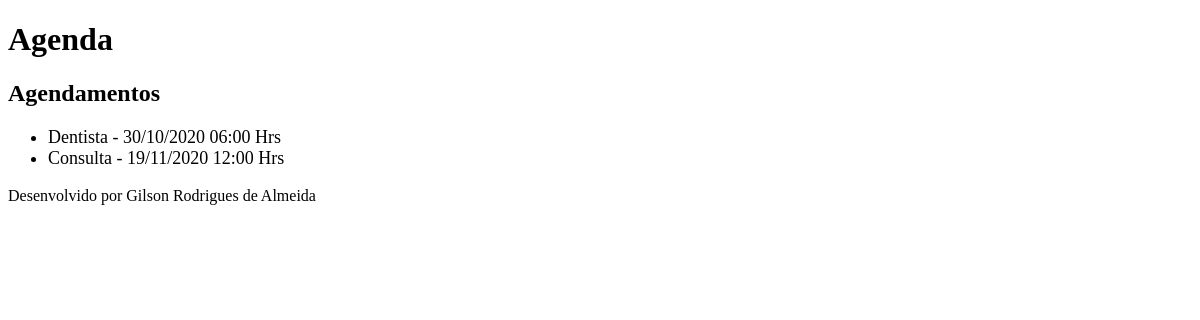
/agenda/, run on an earlier commit of the app's database.
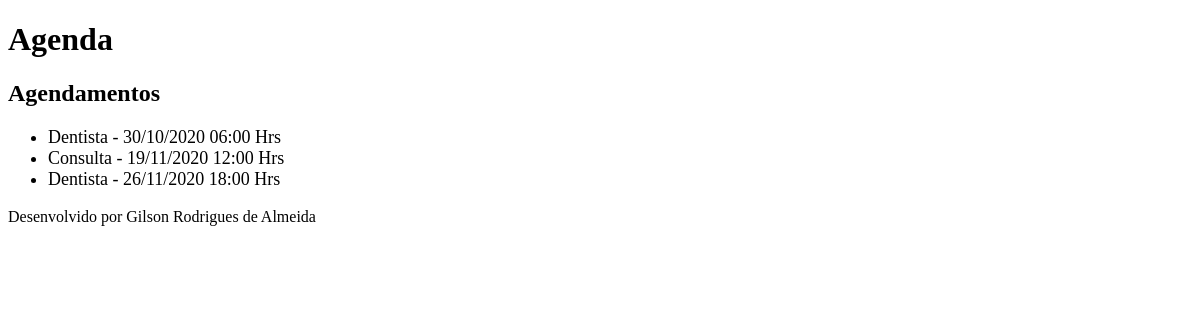
And on a later commit of the database.
### core/models.py (models this page shows, shortened)
class Evento(models.Model):
    titulo = models.CharField(max_length=100)
    descricao = models.TextField(blank=True, null=True)
    data_evento = models.DateTimeField(verbose_name='Data do Evento')
    data_criacao = models.DateTimeField(auto_now=True)
    usuario = models.ForeignKey(User, on_delete=models.CASCADE)
    class Meta:
        db_table = 'evento'
    def get_data_evento(self):
        return self.data_evento.strftime("%d/%m/%Y %H:%M Hrs")

### core/views.py (the view)
# urls.py: path('agenda/', views.lista_eventos),
def lista_eventos(request):
    evento = Evento.objects.all()
    dados = {'eventos':evento}
    return render(request, 'agenda.html', dados)

### templates/agenda.html
{% extends "model-page.html" %}
{% block content %}
    <h2>Agendamentos</h2>
    <ul style="font-size: 18px">
        {% for evento in eventos %}
            <li>{{ evento.titulo }} - {{ evento.get_data_evento }}</li>
        {% endfor %}
    </ul>
{% endblock %}

What changed in the data, as far as the page shows it:
added Evento: titulo "Dentista", get_data_evento "26/11/2020 18:00 Hrs"
